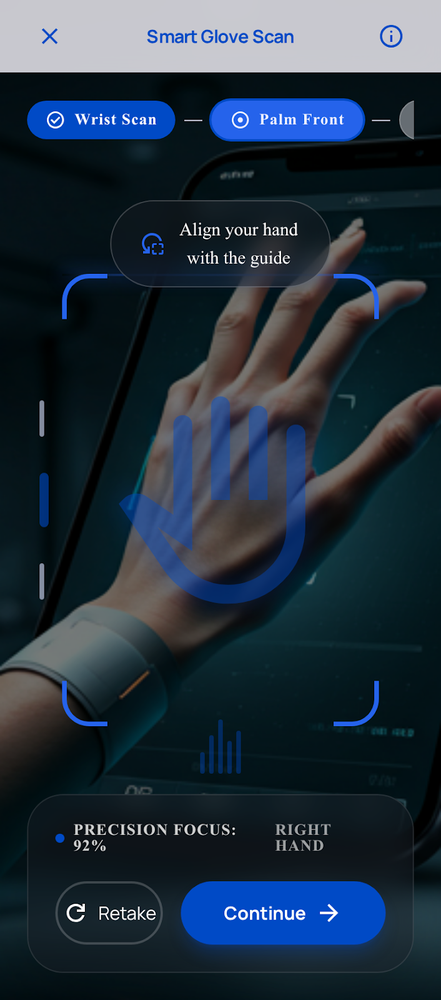
#> input picture Stitch_UI/camera_scan_ui/screen.png, 441 x 1000 px, shrunk from 706 x 1600 before the run
$ python -i quality_scorer.py   (imports and definitions only)   (older library calls are emulated)
#> lines starting #> are read from the running program, lines starting #| are printed output that depends on the picture; after the words box and inside, x2 and y2 are one past the last pixel; in counts of white or black regions, pixels touching at a corner belong together
"""
Quality scorer — evaluates each captured frame before running MediaPipe.
Returns blur score, lighting score, and hand visibility estimate.
"""

import cv2
import numpy as np
from dataclasses import dataclass


@dataclass
class FrameQuality:
    blur_score: float          # 0-1, higher = sharper
    lighting_score: float      # 0-1, higher = better exposure
    hand_visibility: float     # 0-1, estimated skin coverage in centre zone
    is_acceptable: bool
    rejection_reason: str | None


# Minimum thresholds to pass quality gate
_MIN_BLUR = 0.30
_MIN_LIGHTING = 0.25
_MIN_VISIBILITY = 0.04          # ≥4% of frame pixels must be skin-like


def _laplacian_blur_score(gray: np.ndarray) -> float:
    """
    Laplacian variance normalised to 0-1.
    Empirically: variance < 50 → blurry, > 300 → sharp.
    """
    variance = cv2.Laplacian(gray, cv2.CV_64F).var()
    score = float(np.clip(variance / 300.0, 0.0, 1.0))
    return score


def _lighting_score(bgr: np.ndarray) -> float:
    """
    Histogram-based exposure assessment.
    Penalises heavily over/under-exposed images.
    Returns 0-1.
    """
    hsv = cv2.cvtColor(bgr, cv2.COLOR_BGR2HSV)
    v_channel = hsv[:, :, 2].astype(np.float32)
    mean_v = float(v_channel.mean())
    std_v = float(v_channel.std())

    # Ideal: mean brightness 90-180, std > 20 (not flat)
    brightness_ok = np.clip((mean_v - 30) / 150.0, 0.0, 1.0)
    contrast_ok = np.clip(std_v / 60.0, 0.0, 1.0)
    return float((brightness_ok + contrast_ok) / 2.0)


def _skin_coverage(bgr: np.ndarray) -> float:
    """
    Estimates fraction of centre-zone pixels that are skin-like.
    Uses YCrCb colour space — robust across skin tones.
    """
    h, w = bgr.shape[:2]
    # Central 60% of the frame
    y0, y1 = int(h * 0.15), int(h * 0.85)
    x0, x1 = int(w * 0.10), int(w * 0.90)
    roi = bgr[y0:y1, x0:x1]

    ycrcb = cv2.cvtColor(roi, cv2.COLOR_BGR2YCrCb)
    # Broad skin range across diverse skin tones
    lower = np.array([0, 133, 77], dtype=np.uint8)
    upper = np.array([255, 173, 127], dtype=np.uint8)
    mask = cv2.inRange(ycrcb, lower, upper)

    skin_pixels = int(mask.sum() / 255)
    total_pixels = roi.shape[0] * roi.shape[1]
    return float(skin_pixels / max(total_pixels, 1))


def score_frame(image_path: str) -> FrameQuality:
    """
    Load an image from disk and return its quality assessment.
    """
    bgr = cv2.imread(image_path)
#> bgr is the input picture: shape (1000, 441, 3); mean B, G, R 63, 49.4, 34.5
    if bgr is None:
        return FrameQuality(
            blur_score=0.0,
            lighting_score=0.0,
            hand_visibility=0.0,
            is_acceptable=False,
            rejection_reason="Could not decode image file",
        )

    gray = cv2.cvtColor(bgr, cv2.COLOR_BGR2GRAY)
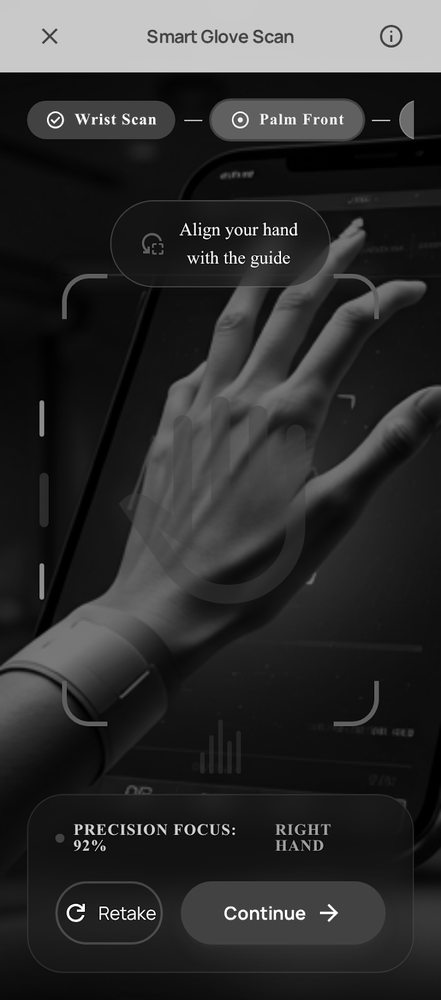
#> gray: shape (1000, 441); min 0, max 255, mean 46.5
    blur = _laplacian_blur_score(gray)
#> in _laplacian_blur_score, `variance = cv2.Laplacian(gray, cv2.CV_64F).var()`: variance = 755.9
#> in _laplacian_blur_score, `score = float(np.clip(variance / 300.0, 0.0, 1.0))`: score = 1
#> blur = 1
    lighting = _lighting_score(bgr)
#> in _lighting_score, `hsv = cv2.cvtColor(bgr, cv2.COLOR_BGR2HSV)`: hsv: shape (1000, 441, 3); mean H, S, V 92.9, 156.1, 64.5
#> in _lighting_score, `v_channel = hsv[:, :, 2].astype(np.float32)`:
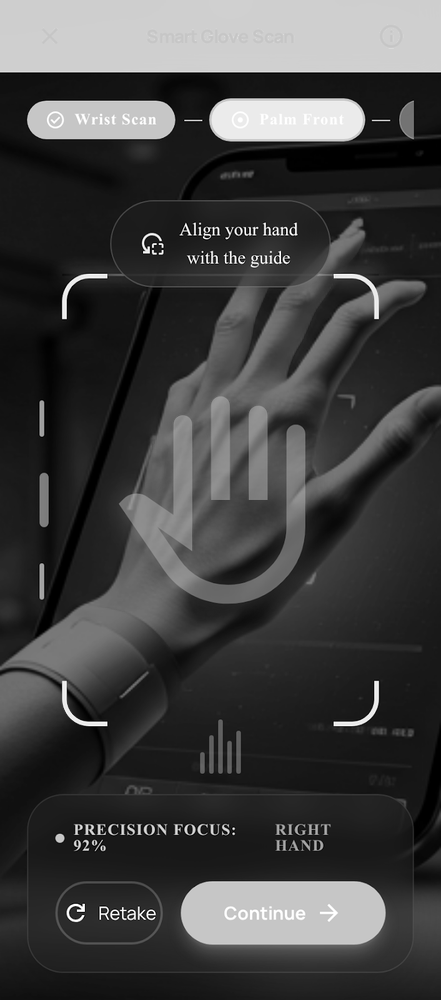
#> v_channel: shape (1000, 441) float32; min 0, max 255, mean 64.5
#> in _lighting_score, `mean_v = float(v_channel.mean())`: mean_v = 64.55
#> in _lighting_score, `std_v = float(v_channel.std())`: std_v = 63.51
#> in _lighting_score, `brightness_ok = np.clip((mean_v - 30) / 150.0, 0.0, 1.0)`: brightness_ok = 0.23
#> in _lighting_score, `contrast_ok = np.clip(std_v / 60.0, 0.0, 1.0)`: contrast_ok = 1
#> lighting = 0.615
    visibility = _skin_coverage(bgr)
#> in _skin_coverage, `roi = bgr[y0:y1, x0:x1]`:
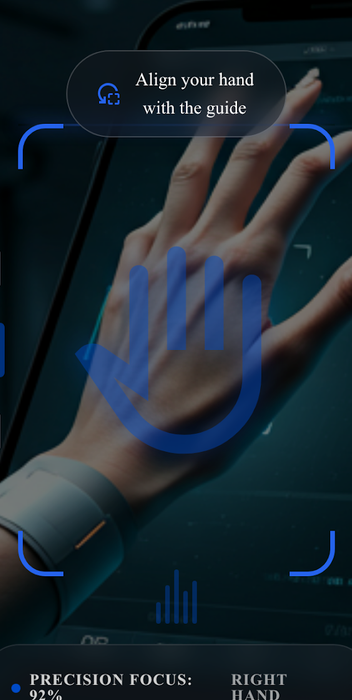
#> roi: shape (700, 352, 3); mean B, G, R 47.5, 39.2, 26.4
#> in _skin_coverage, `ycrcb = cv2.cvtColor(roi, cv2.COLOR_BGR2YCrCb)`: ycrcb: shape (700, 352, 3); mean of channels 0, 1, 2 36.3, 120.9, 134.4
#> in _skin_coverage, `mask = cv2.inRange(ycrcb, lower, upper)`:
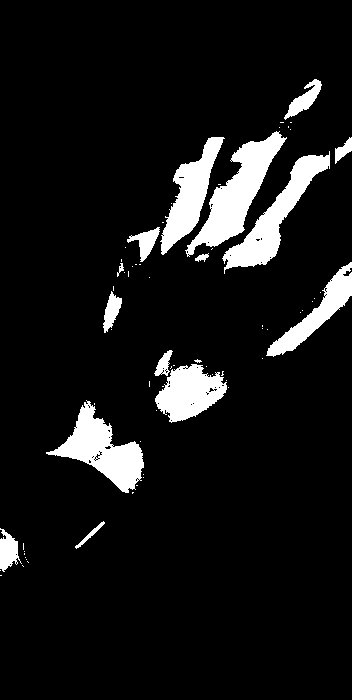
#> mask: shape (700, 352); 8.7% white; 69 white regions (54 under 20 px), largest, box (x1, y1, x2, y2) and area: (185, 131, 287, 257) 4103, (46, 400, 144, 493) 3554, (222, 151, 330, 274) 3438
#> in _skin_coverage, `skin_pixels = int(mask.sum() / 255)`: skin_pixels = 21545
#> visibility = 0.0874

    rejection_reason: str | None = None
    if blur < _MIN_BLUR:
        rejection_reason = f"Image too blurry (score={blur:.2f}, min={_MIN_BLUR})"
    elif lighting < _MIN_LIGHTING:
        rejection_reason = f"Poor lighting (score={lighting:.2f}, min={_MIN_LIGHTING})"
    elif visibility < _MIN_VISIBILITY:
        rejection_reason = f"Hand not visible in centre zone (score={visibility:.3f}, min={_MIN_VISIBILITY})"

    return FrameQuality(
        blur_score=round(blur, 3),
        lighting_score=round(lighting, 3),
        hand_visibility=round(visibility, 3),
        is_acceptable=rejection_reason is None,
        rejection_reason=rejection_reason,
    )


def score_frame_array(bgr: np.ndarray) -> FrameQuality:
    """Score from an already-loaded BGR numpy array."""
    if bgr is None or bgr.size == 0:
        return FrameQuality(0.0, 0.0, 0.0, False, "Empty array")
    gray = cv2.cvtColor(bgr, cv2.COLOR_BGR2GRAY)
    blur = _laplacian_blur_score(gray)
    lighting = _lighting_score(bgr)
    visibility = _skin_coverage(bgr)
    rejection_reason = None
    if blur < _MIN_BLUR:
        rejection_reason = f"Image too blurry (score={blur:.2f})"
    elif lighting < _MIN_LIGHTING:
        rejection_reason = f"Poor lighting (score={lighting:.2f})"
    elif visibility < _MIN_VISIBILITY:
        rejection_reason = f"Hand not visible (score={visibility:.3f})"
    return FrameQuality(
        blur_score=round(blur, 3),
        lighting_score=round(lighting, 3),
        hand_visibility=round(visibility, 3),
        is_acceptable=rejection_reason is None,
        rejection_reason=rejection_reason,
    )

>>> result = score_frame('../../Stitch_UI/camera_scan_ui/screen.png')
